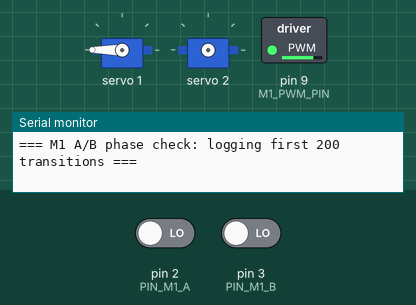
A sketch run on a simulated Arduino Uno, built for the host (arithmetic inside an expression is 32-bit, double 64-bit). On the bench: 2 × servo, switched loads named in the sketch (green lamp = pin HIGH), the last lines printed to the serial monitor. The test bench sets the inputs (shaded band); at power-on: pin 2 (PIN_M1_A) LOW, pin 3 (PIN_M1_B) LOW.

Above: at 0.1 s.
At 6.1 s:
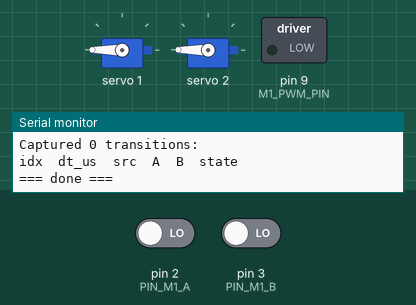
Timing chart, 0 to 7.6 s (numbered marks = the images above):
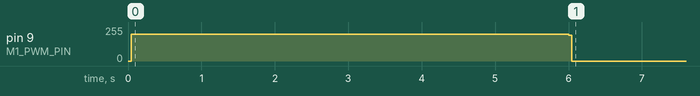

Measured:
- by itself, pin 9 (M1_PWM_PIN): 199/255 → 0/255 at 6.0 s

The sketch:

bmduino_m1_phase_check.ino
```cpp
// 檢查M1編碼器A/B兩相是不是真正的正交關係（90度相位差），還是像同一個
// 訊號一樣同時變化（代表接線有問題，例如兩相短接、或其中一相沒接好被
// 另一相crosstalk帶動）。
//
// 做法：M1正轉duty=200，記錄前200次A或B的電位變化事件，每筆記錄
// (時間us, 觸發的是A還是B, A當下的值, B當下的值)，跑完一次印出全部，
// 人工/我來判讀是不是正常的四態循環(00->01->11->10->00...)。
//
// 正常正交：每次事件只有A或B其中一個變化，另一個維持不變，狀態序列
// 應該是 00,01,11,10 這四個值循環出現，不會有00直接跳到11（那樣代表
// A、B同時變化，不是正常正交訊號)。

#include <Arduino.h>
#include <Wire.h>
#include <Adafruit_PWMServoDriver.h>

Adafruit_PWMServoDriver pwm = Adafruit_PWMServoDriver(0x40, Wire1);

const uint8_t CH_M1_IN1 = 1;
const uint8_t CH_M1_IN2 = 2;
const uint8_t M1_PWM_PIN = 9;
const uint8_t PIN_M1_A = 2;  // 改接到D2（原本D4不穩定）
const uint8_t PIN_M1_B = 3;  // 改接到D3（原本D5有雜訊）

const uint32_t PWM_PERIOD_US = 200;
const uint8_t DUTY = 200;

const uint16_t LOG_SIZE = 200;
volatile uint32_t logTimeUs[LOG_SIZE];
volatile uint8_t logSrc[LOG_SIZE];  // 0=A觸發, 1=B觸發
volatile uint8_t logA[LOG_SIZE];
volatile uint8_t logB[LOG_SIZE];
volatile uint16_t logCount = 0;

void isrA() {
  if (logCount < LOG_SIZE) {
    logTimeUs[logCount] = micros();
    logSrc[logCount] = 0;
    logA[logCount] = digitalRead(PIN_M1_A);
    logB[logCount] = digitalRead(PIN_M1_B);
    logCount++;
  }
}
void isrB() {
  if (logCount < LOG_SIZE) {
    logTimeUs[logCount] = micros();
    logSrc[logCount] = 1;
    logA[logCount] = digitalRead(PIN_M1_A);
    logB[logCount] = digitalRead(PIN_M1_B);
    logCount++;
  }
}

uint8_t m1Duty = 0;

void setDir(uint8_t in1Ch, uint8_t in2Ch, int dir) {
  if (dir > 0) { pwm.setPin(in1Ch, 4095); pwm.setPin(in2Ch, 0); }
  else { pwm.setPin(in1Ch, 4095); pwm.setPin(in2Ch, 4095); }
}

void updateMotorPWM() {
  uint32_t phase = micros() % PWM_PERIOD_US;
  digitalWrite(M1_PWM_PIN, phase < (uint32_t)m1Duty * PWM_PERIOD_US / 255 ? HIGH : LOW);
}

void setup() {
  Serial.begin(115200);
  pinMode(M1_PWM_PIN, OUTPUT);
  pinMode(PIN_M1_A, INPUT);
  pinMode(PIN_M1_B, INPUT);
  attachInterrupt(digitalPinToInterrupt(PIN_M1_A), isrA, CHANGE);
  attachInterrupt(digitalPinToInterrupt(PIN_M1_B), isrB, CHANGE);

  Wire1.begin();
  pwm.begin();
  pwm.setPWMFreq(50);
  setDir(CH_M1_IN1, CH_M1_IN2, 1);

  Serial.println(F("=== M1 A/B phase check: logging first 200 transitions ==="));
  m1Duty = DUTY;

  uint32_t start = millis();
  while (logCount < LOG_SIZE && millis() - start < 6000) {
    updateMotorPWM();
  }

  m1Duty = 0;
  setDir(CH_M1_IN1, CH_M1_IN2, 0);

  Serial.print(F("Captured "));
  Serial.print(logCount);
  Serial.println(F(" transitions:"));
  Serial.println(F("idx  dt_us  src  A  B  state"));
  uint32_t prevT = logTimeUs[0];
  for (uint16_t i = 0; i < logCount; i++) {
    uint32_t dt = (i == 0) ? 0 : (logTimeUs[i] - prevT);
    prevT = logTimeUs[i];
    Serial.print(i);
    Serial.print(F("  "));
    Serial.print(dt);
    Serial.print(F("  "));
    Serial.print(logSrc[i] == 0 ? 'A' : 'B');
    Serial.print(F("  "));
    Serial.print(logA[i]);
    Serial.print(F("  "));
    Serial.print(logB[i]);
    Serial.print(F("  "));
    Serial.println((logA[i] << 1) | logB[i]);
  }
  Serial.println(F("=== done ==="));
}

void loop() {
  updateMotorPWM();
}
```
